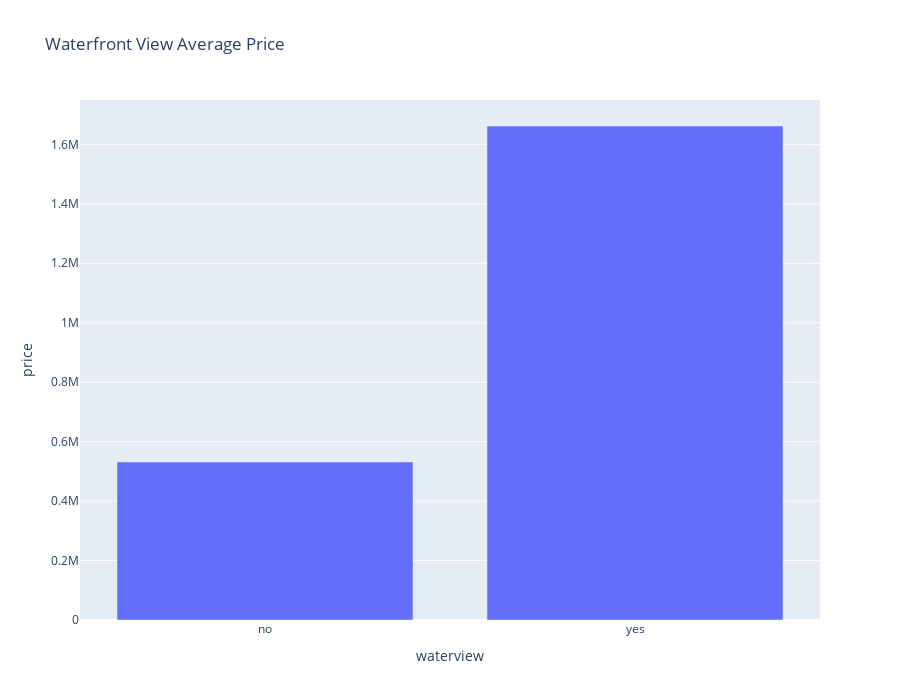

Notebook code for this chart:
### Markdown cell above
# Hypothesis 1: Usually real state with waterfront view are more 30% expensive in average

### Code cell
h1 = df[['waterview', 'price']].groupby('waterview').mean().reset_index()

fig = px.bar(h1, x = 'waterview', y = 'price', title = 'Waterfront View Average Price', height = 700 )
fig.show()

### Figure 1 — Plotly figure (JSON) as saved in the notebook; plotly's stock layout.template omitted (floating-point values rounded to 4 significant figures)
{"data": [{"alignmentgroup": "True", "hovertemplate": "waterview=%{x}<br>price=%{y}<extra></extra>", "legendgroup": "", "marker": {"color": "#636efa", "pattern": {"shape": ""}}, "name": "", "offsetgroup": "", "orientation": "v", "showlegend": false, "textposition": "auto", "type": "bar", "x": ["no", "yes"], "xaxis": "x", "y": [531600.0, 1662000.0], "yaxis": "y"}], "layout": {"barmode": "relative", "height": 700, "legend": {"tracegroupgap": 0}, "title": {"text": "Waterfront View Average Price"}, "xaxis": {"anchor": "y", "domain": [0, 1], "title": {"text": "waterview"}}, "yaxis": {"anchor": "x", "domain": [0, 1], "title": {"text": "price"}}}}
